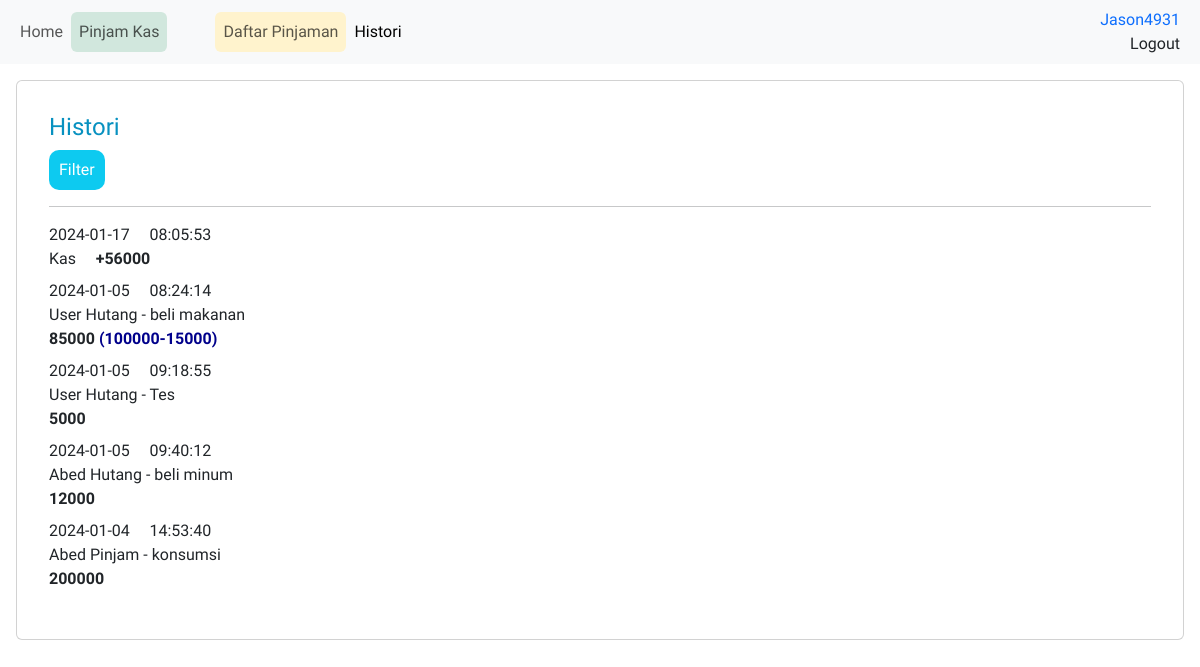
The app's page /?menu=histori (signed in) with its own data.
### tables this page shows
CREATE TABLE `laporan` (
  `Nama` text NOT NULL,
  `Keterangan` text NOT NULL,
  `Accept` text NOT NULL DEFAULT 'False',
  `Uang` int(11) NOT NULL,
  `Kembalian` int(11) NOT NULL DEFAULT 0,
  `Tujuan` text NOT NULL,
  `Jam` time NOT NULL,
  `Hari` date NOT NULL,
  `Tglkembalian` date NOT NULL,
  `ID` int(11) NOT NULL
);

### histori.php (the view, shortened to what this page needs)
<?php
$sql = "SELECT * FROM `laporan` WHERE `Accept`='True' ORDER BY `Hari` DESC";
$result = $conn->query($sql);
?>
<body>
  <?php include "nav.php"; ?>
  <div class="card m-3">
    <div class="card-body m-3">
      <h4 class="card-title" style="color:#0891C0">Histori</h4>
      <div class="dropdown">
        <button onclick="myFunction()" class="dropbtn">Filter</button>
      </div>
      <hr>
      <p class="card-text" style="text-align: justify;">
        <?php if (mysqli_num_rows($result) > 0) {
          while ($row = $result->fetch_assoc()) {
        ?>
      <div class="mt-2"><?php
                        if ($row["Keterangan"] == "Kas") {
                          echo $row["Hari"] . " ⠀ " . $row["Jam"] . "<br>";
                          echo $row["Keterangan"] . " ⠀ ";
                          echo "<b>+" . $row["Uang"] . "</b><br>";
                        } else if ($row["Kembalian"] != 0) {
                          echo $row["Hari"] . " ⠀ " . $row["Jam"] . "<br>";
                          echo $row["Nama"] . " " . $row["Keterangan"] . " - " . $row["Tujuan"] . "<br>";
                          echo "<b>" . ($row["Uang"] - $row["Kembalian"]) . " <a style='color:darkblue'>(" . $row["Uang"] . "-" . $row["Kembalian"] . ")</a></b><br>";
                        } else {
                          echo $row["Hari"] . " ⠀ " . $row["Jam"] . "<br>";
                          echo $row["Nama"] . " " . $row["Keterangan"] . " - " . $row["Tujuan"] . "<br>";
                          echo "<b>" . $row["Uang"] . "</b><br>";
                        }
                      }
                    } ?>
    </p>
      </div>
    </div>
</body>
</html>

### index.php (shortened to what this page needs)
<!DOCTYPE html>
<html lang="en">
<head>
    <link href="https://cdn.jsdelivr.net/npm/bootstrap@5.3.2/dist/css/bootstrap.min.css" rel="stylesheet">
    <?php
    $servername = "localhost";
    $username = "root";
    $password = "";
    $dbname = "kas";
    $conn = mysqli_connect($servername, $username, $password, $dbname);
    ?>
    <link rel="stylesheet" href="https://cdnjs.cloudflare.com/ajax/libs/font-awesome/4.7.0/css/font-awesome.min.css">
</head>
<?php
if (!isset($_SESSION['ID'])) {
    if (isset($_GET['register'])) {
        $title = "Register - Kas";
        include "register.php";
    } else {
        $title = "Login - Kas";
        include "login.php";
    }
} else if (isset($_GET['logout'])) {
    include "logout.php";
} else {
    switch ($_GET['menu']) {
        case "histori":
            include "histori.php";
            break;
    }
}
?><title><?= $title ?></title>
</html>

### nav.php (shortened to what this page needs)
<?php
$home = "";
$pinjam = "";
$daftar = "";
$histori = "";
if ($_SESSION["Active"] == "home") {
  $home = "active";
} else if ($_SESSION["Active"] == "pinjam") {
  $pinjam = "active";
} else if ($_SESSION["Active"] == "daftar") {
  $daftar = "active";
} else if ($_SESSION["Active"] == "histori") {
  $histori = "active";
}
?>
<nav class="navbar navbar-expand-lg bg-body-tertiary">
  <div class="container-fluid">
    <div class="collapse navbar-collapse" id="navbarScroll">
      <ul class="navbar-nav me-auto my-2 my-lg-0 navbar-nav-scroll" style="--bs-scroll-height: 100px;">
        <li class="nav-item">
          <a class="nav-link <?= $home ?>" href="./?menu=home">Home</a>
        </li>
        <li class="nav-item">
          <a class="nav-link btn bg-success-subtle <?= $pinjam ?>" href="./?menu=pinjam">Pinjam Kas</a>
        </li>
        <?php if ($_SESSION['Akses'] == "Supervisor") { ?>
          <li class="nav-item ms-lg-4">
            <a class="nav-link <?= $daftar ?> ms-lg-4 btn bg-warning-subtle" href="./?menu=daftar">Daftar Pinjaman</a>
          </li>
          <li class="nav-item">
            <a class="nav-link <?= $histori ?>" href="./?menu=histori">Histori</a>
          </li>
        <?php } ?>
      </ul>
      <div class="d-flex">
        <span class="mx-2 text-end"><a href="#" style="text-decoration:none"><?= $_SESSION["Username"] ?></a><a href="./?logout" class="nav-link">Logout</a></span>
      </div>
    </div>
  </div>
</nav>

### index.php (style rules this page uses)
body { font-family: "Cantarell"; }
.dropbtn { border-radius: 10px; background-color: #0dcaf0; color: white; padding-top: 8px; padding-bottom: 8px; padding-left: 10px; padding-right: 10px; font-size: 16px; border: none; cursor: pointer; }
.dropdown { position: relative; display: inline-block; }

### records on screen
laporan: Hari "2024-01-17", Jam "08:05:53", Keterangan "Kas", Uang "56000"
laporan: Hari "2024-01-05", Jam "08:24:14", Nama "User", Keterangan "Hutang", Tujuan "beli makanan", $row["Uang"] - $row["Kembalian"] "85000", Uang "100000", Kembalian "15000"
laporan: Hari "2024-01-05", Jam "09:18:55", Nama "User", Keterangan "Hutang", Tujuan "Tes", Uang "5000"
laporan: Hari "2024-01-05", Jam "09:40:12", Nama "Abed", Keterangan "Hutang", Tujuan "beli minum", Uang "12000"
laporan: Hari "2024-01-04", Jam "14:53:40", Nama "Abed", Keterangan "Pinjam", Tujuan "konsumsi", Uang "200000"

### other values on screen
$_SESSION["Username"] "Jason4931"
